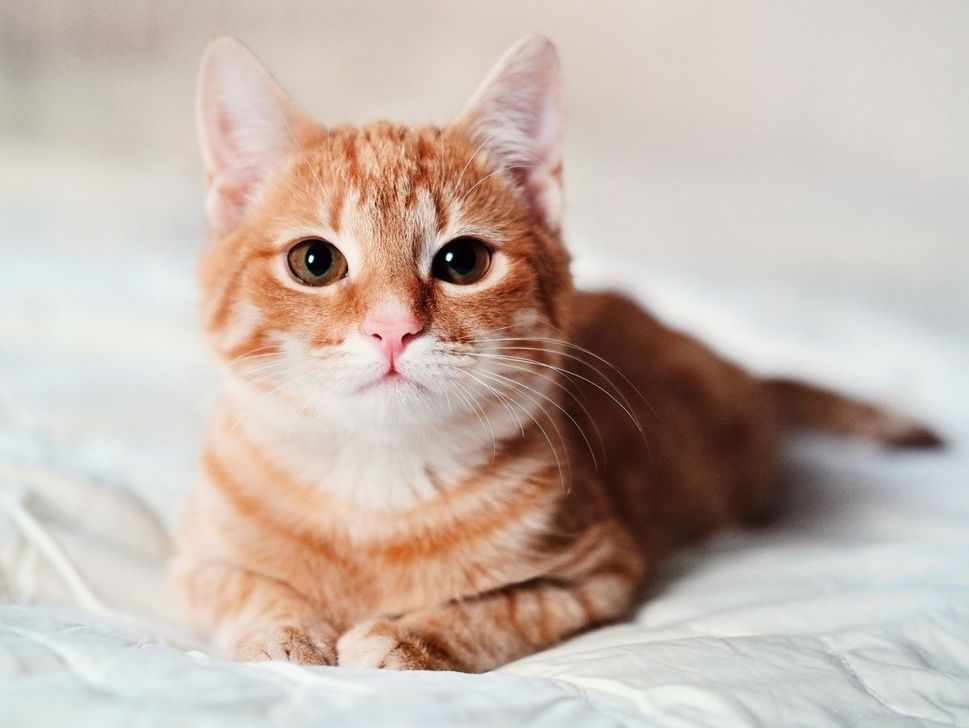
#> input picture Version antigua/cat.jpg, 969 x 728 px, shrunk from 1200 x 901 before the run
$ python map.py
#> lines starting #> are read from the running program, lines starting #| are printed output that depends on the picture
import numpy as np
import matplotlib.pyplot as plt
import matplotlib.colors as mcolors
from PIL import Image

#2D Gaussian function
def twoD_Gaussian(x, y, xo, yo, sigma_x, sigma_y):
    a = 1./(2*sigma_x**2) + 1./(2*sigma_y**2)
    c = 1./(2*sigma_x**2) + 1./(2*sigma_y**2)
    g = np.exp( - (a*((x-xo)**2) + c*((y-yo)**2)))
    return g.ravel()


def transparent_cmap(cmap, N=255):
    "Copy colormap and set alpha values"
    mycmap = cmap
    mycmap._init()
    mycmap._lut[:,-1] = np.linspace(0, 0.8, N+4)
    return mycmap


#Use base cmap to create transparent
mycmap = transparent_cmap(plt.cm.Reds)


# Import image and get x and y extents
I = Image.open('./cat.jpg')
#> I is the input picture: PIL image 969x728 RGB; mean R, G, B 197.4, 182.3, 172.9
p = np.asarray(I).astype('float')
w, h = I.size
#> w = 969; h = 728
y, x = np.mgrid[0:h, 0:w]

#Plot image and overlay colormap
fig, ax = plt.subplots(1, 1)
ax.imshow(I)
Gauss = twoD_Gaussian(x, y, .5*x.max(), .4*y.max(), .1*x.max(), .1*y.max())
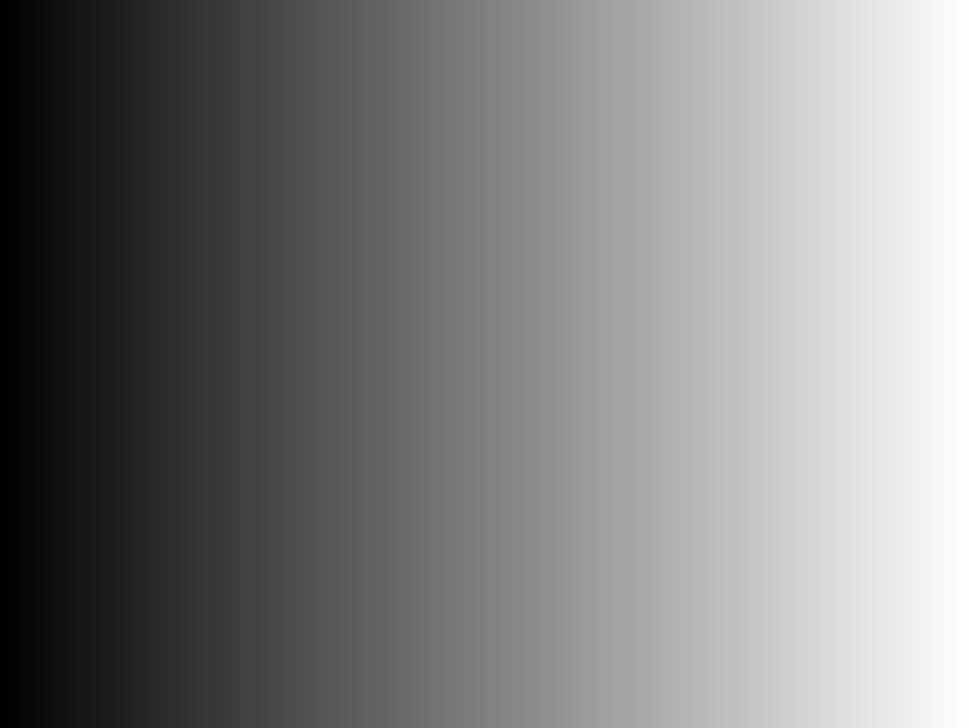
#> x: shape (728, 969) int64; min 0, max 968, mean 484; drawn with min black and max white
cb = ax.contourf(x, y, Gauss.reshape(x.shape[0], y.shape[1]), 15, cmap=mycmap)
plt.colorbar(cb)
plt.show()
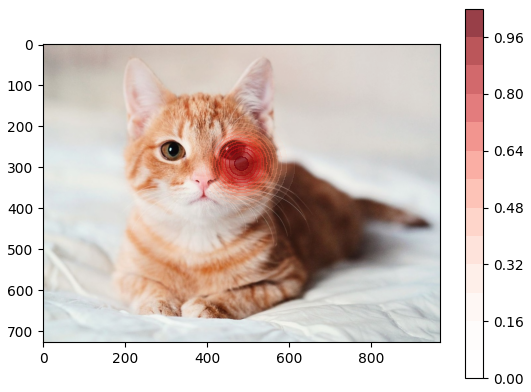
#> figure drawn by matplotlib, 2 panels
